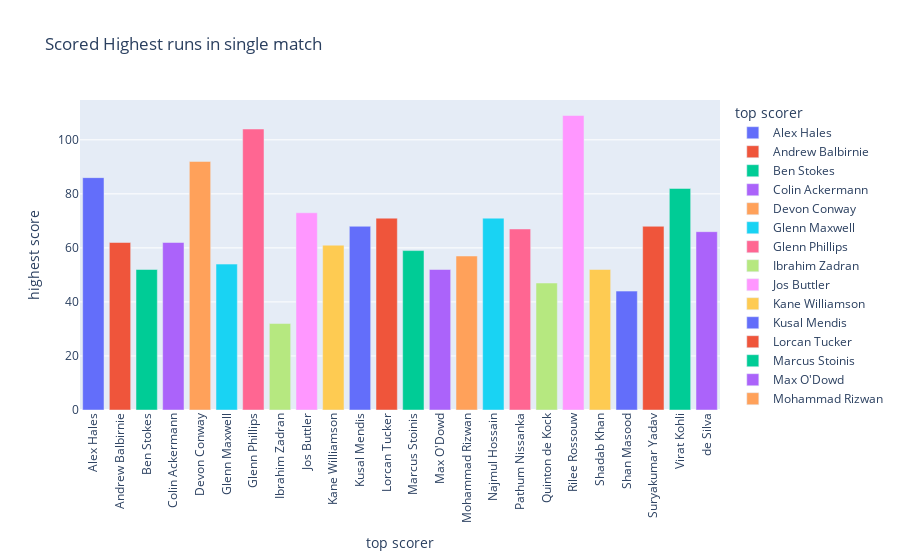

Write notebook code for a chart like this one.
### Code cell
plt.figure(figsize=(15,7))

fig=px.bar(df_win, x="top scorer",y="highest score", color="top scorer", title="Scored Highest runs in single match")
fig.update_xaxes(tickangle=-90)
fig.show()

### Figure 1 — Plotly figure (JSON) as saved in the notebook; plotly's stock layout.template omitted (floating-point values rounded to 4 significant figures)
{"data": [{"alignmentgroup": "True", "hovertemplate": "top scorer=%{x}<br>highest score=%{y}<extra></extra>", "legendgroup": "Alex Hales", "marker": {"color": "#636efa", "pattern": {"shape": ""}}, "name": "Alex Hales", "offsetgroup": "Alex Hales", "orientation": "v", "showlegend": true, "textposition": "auto", "type": "bar", "x": ["Alex Hales"], "xaxis": "x", "y": [86], "yaxis": "y"}, {"alignmentgroup": "True", "hovertemplate": "top scorer=%{x}<br>highest score=%{y}<extra></extra>", "legendgroup": "Andrew Balbirnie", "marker": {"color": "#EF553B", "pattern": {"shape": ""}}, "name": "Andrew Balbirnie", "offsetgroup": "Andrew Balbirnie", "orientation": "v", "showlegend": true, "textposition": "auto", "type": "bar", "x": ["Andrew Balbirnie"], "xaxis": "x", "y": [62], "yaxis": "y"}, {"alignmentgroup": "True", "hovertemplate": "top scorer=%{x}<br>highest score=%{y}<extra></extra>", "legendgroup": "Ben Stokes", "marker": {"color": "#00cc96", "pattern": {"shape": ""}}, "name": "Ben Stokes", "offsetgroup": "Ben Stokes", "orientation": "v", "showlegend": true, "textposition": "auto", "type": "bar", "x": ["Ben Stokes"], "xaxis": "x", "y": [52], "yaxis": "y"}, {"alignmentgroup": "True", "hovertemplate": "top scorer=%{x}<br>highest score=%{y}<extra></extra>", "legendgroup": "Colin Ackermann", "marker": {"color": "#ab63fa", "pattern": {"shape": ""}}, "name": "Colin Ackermann", "offsetgroup": "Colin Ackermann", "orientation": "v", "showlegend": true, "textposition": "auto", "type": "bar", "x": ["Colin Ackermann"], "xaxis": "x", "y": [62], "yaxis": "y"}, {"alignmentgroup": "True", "hovertemplate": "top scorer=%{x}<br>highest score=%{y}<extra></extra>", "legendgroup": "Devon Conway", "marker": {"color": "#FFA15A", "pattern": {"shape": ""}}, "name": "Devon Conway", "offsetgroup": "Devon Conway", "orientation": "v", "showlegend": true, "textposition": "auto", "type": "bar", "x": ["Devon Conway"], "xaxis": "x", "y": [92], "yaxis": "y"}, {"alignmentgroup": "True", "hovertemplate": "top scorer=%{x}<br>highest score=%{y}<extra></extra>", "legendgroup": "Glenn Maxwell", "marker": {"color": "#19d3f3", "pattern": {"shape": ""}}, "name": "Glenn Maxwell", "offsetgroup": "Glenn Maxwell", "orientation": "v", "showlegend": true, "textposition": "auto", "type": "bar", "x": ["Glenn Maxwell"], "xaxis": "x", "y": [54], "yaxis": "y"}, {"alignmentgroup": "True", "hovertemplate": "top scorer=%{x}<br>highest score=%{y}<extra></extra>", "legendgroup": "Glenn Phillips", "marker": {"color": "#FF6692", "pattern": {"shape": ""}}, "name": "Glenn Phillips", "offsetgroup": "Glenn Phillips", "orientation": "v", "showlegend": true, "textposition": "auto", "type": "bar", "x": ["Glenn Phillips"], "xaxis": "x", "y": [104], "yaxis": "y"}, {"alignmentgroup": "True", "hovertemplate": "top scorer=%{x}<br>highest score=%{y}<extra></extra>", "legendgroup": "Ibrahim Zadran", "marker": {"color": "#B6E880", "pattern": {"shape": ""}}, "name": "Ibrahim Zadran", "offsetgroup": "Ibrahim Zadran", "orientation": "v", "showlegend": true, "textposition": "auto", "type": "bar", "x": ["Ibrahim Zadran"], "xaxis": "x", "y": [32], "yaxis": "y"}, {"alignmentgroup": "True", "hovertemplate": "top scorer=%{x}<br>highest score=%{y}<extra></extra>", "legendgroup": "Jos Buttler", "marker": {"color": "#FF97FF", "pattern": {"shape": ""}}, "name": "Jos Buttler", "offsetgroup": "Jos Buttler", "orientation": "v", "showlegend": true, "textposition": "auto", "type": "bar", "x": ["Jos Buttler"], "xaxis": "x", "y": [73], "yaxis": "y"}, {"alignmentgroup": "True", "hovertemplate": "top scorer=%{x}<br>highest score=%{y}<extra></extra>", "legendgroup": "Kane Williamson", "marker": {"color": "#FECB52", "pattern": {"shape": ""}}, "name": "Kane Williamson", "offsetgroup": "Kane Williamson", "orientation": "v", "showlegend": true, "textposition": "auto", "type": "bar", "x": ["Kane Williamson"], "xaxis": "x", "y": [61], "yaxis": "y"}, {"alignmentgroup": "True", "hovertemplate": "top scorer=%{x}<br>highest score=%{y}<extra></extra>", "legendgroup": "Kusal Mendis", "marker": {"color": "#636efa", "pattern": {"shape": ""}}, "name": "Kusal Mendis", "offsetgroup": "Kusal Mendis", "orientation": "v", "showlegend": true, "textposition": "auto", "type": "bar", "x": ["Kusal Mendis"], "xaxis": "x", "y": [68], "yaxis": "y"}, {"alignmentgroup": "True", "hovertemplate": "top scorer=%{x}<br>highest score=%{y}<extra></extra>", "legendgroup": "Lorcan Tucker", "marker": {"color": "#EF553B", "pattern": {"shape": ""}}, "name": "Lorcan Tucker", "offsetgroup": "Lorcan Tucker", "orientation": "v", "showlegend": true, "textposition": "auto", "type": "bar", "x": ["Lorcan Tucker"], "xaxis": "x", "y": [71], "yaxis": "y"}, {"alignmentgroup": "True", "hovertemplate": "top scorer=%{x}<br>highest score=%{y}<extra></extra>", "legendgroup": "Marcus Stoinis", "marker": {"color": "#00cc96", "pattern": {"shape": ""}}, "name": "Marcus Stoinis", "offsetgroup": "Marcus Stoinis", "orientation": "v", "showlegend": true, "textposition": "auto", "type": "bar", "x": ["Marcus Stoinis"], "xaxis": "x", "y": [59], "yaxis": "y"}, {"alignmentgroup": "True", "hovertemplate": "top scorer=%{x}<br>highest score=%{y}<extra></extra>", "legendgroup": "Max O'Dowd", "marker": {"color": "#ab63fa", "pattern": {"shape": ""}}, "name": "Max O'Dowd", "offsetgroup": "Max O'Dowd", "orientation": "v", "showlegend": true, "textposition": "auto", "type": "bar", "x": ["Max O'Dowd"], "xaxis": "x", "y": [52], "yaxis": "y"}, {"alignmentgroup": "True", "hovertemplate": "top scorer=%{x}<br>highest score=%{y}<extra></extra>", "legendgroup": "Mohammad Rizwan", "marker": {"color": "#FFA15A", "pattern": {"shape": ""}}, "name": "Mohammad Rizwan", "offsetgroup": "Mohammad Rizwan", "orientation": "v", "showlegend": true, "textposition": "auto", "type": "bar", "x": ["Mohammad Rizwan"], "xaxis": "x", "y": [57], "yaxis": "y"}, {"alignmentgroup": "True", "hovertemplate": "top scorer=%{x}<br>highest score=%{y}<extra></extra>", "legendgroup": "Najmul Hossain", "marker": {"color": "#19d3f3", "pattern": {"shape": ""}}, "name": "Najmul Hossain", "offsetgroup": "Najmul Hossain", "orientation": "v", "showlegend": true, "textposition": "auto", "type": "bar", "x": ["Najmul Hossain"], "xaxis": "x", "y": [71], "yaxis": "y"}, {"alignmentgroup": "True", "hovertemplate": "top scorer=%{x}<br>highest score=%{y}<extra></extra>", "legendgroup": "Pathum Nissanka", "marker": {"color": "#FF6692", "pattern": {"shape": ""}}, "name": "Pathum Nissanka", "offsetgroup": "Pathum Nissanka", "orientation": "v", "showlegend": true, "textposition": "auto", "type": "bar", "x": ["Pathum Nissanka"], "xaxis": "x", "y": [67], "yaxis": "y"}, {"alignmentgroup": "True", "hovertemplate": "top scorer=%{x}<br>highest score=%{y}<extra></extra>", "legendgroup": "Quinton de Kock", "marker": {"color": "#B6E880", "pattern": {"shape": ""}}, "name": "Quinton de Kock", "offsetgroup": "Quinton de Kock", "orientation": "v", "showlegend": true, "textposition": "auto", "type": "bar", "x": ["Quinton de Kock"], "xaxis": "x", "y": [47], "yaxis": "y"}, {"alignmentgroup": "True", "hovertemplate": "top scorer=%{x}<br>highest score=%{y}<extra></extra>", "legendgroup": "Rilee Rossouw", "marker": {"color": "#FF97FF", "pattern": {"shape": ""}}, "name": "Rilee Rossouw", "offsetgroup": "Rilee Rossouw", "orientation": "v", "showlegend": true, "textposition": "auto", "type": "bar", "x": ["Rilee Rossouw"], "xaxis": "x", "y": [109], "yaxis": "y"}, {"alignmentgroup": "True", "hovertemplate": "top scorer=%{x}<br>highest score=%{y}<extra></extra>", "legendgroup": "Shadab Khan", "marker": {"color": "#FECB52", "pattern": {"shape": ""}}, "name": "Shadab Khan", "offsetgroup": "Shadab Khan", "orientation": "v", "showlegend": true, "textposition": "auto", "type": "bar", "x": ["Shadab Khan"], "xaxis": "x", "y": [52], "yaxis": "y"}, {"alignmentgroup": "True", "hovertemplate": "top scorer=%{x}<br>highest score=%{y}<extra></extra>", "legendgroup": "Shan Masood", "marker": {"color": "#636efa", "pattern": {"shape": ""}}, "name": "Shan Masood", "offsetgroup": "Shan Masood", "orientation": "v", "showlegend": true, "textposition": "auto", "type": "bar", "x": ["Shan Masood"], "xaxis": "x", "y": [44], "yaxis": "y"}, {"alignmentgroup": "True", "hovertemplate": "top scorer=%{x}<br>highest score=%{y}<extra></extra>", "legendgroup": "Suryakumar Yadav", "marker": {"color": "#EF553B", "pattern": {"shape": ""}}, "name": "Suryakumar Yadav", "offsetgroup": "Suryakumar Yadav", "orientation": "v", "showlegend": true, "textposition": "auto", "type": "bar", "x": ["Suryakumar Yadav"], "xaxis": "x", "y": [68], "yaxis": "y"}, {"alignmentgroup": "True", "hovertemplate": "top scorer=%{x}<br>highest score=%{y}<extra></extra>", "legendgroup": "Virat Kohli", "marker": {"color": "#00cc96", "pattern": {"shape": ""}}, "name": "Virat Kohli", "offsetgroup": "Virat Kohli", "orientation": "v", "showlegend": true, "textposition": "auto", "type": "bar", "x": ["Virat Kohli"], "xaxis": "x", "y": [82], "yaxis": "y"}, {"alignmentgroup": "True", "hovertemplate": "top scorer=%{x}<br>highest score=%{y}<extra></extra>", "legendgroup": "de Silva", "marker": {"color": "#ab63fa", "pattern": {"shape": ""}}, "name": "de Silva", "offsetgroup": "de Silva", "orientation": "v", "showlegend": true, "textposition": "auto", "type": "bar", "x": ["de Silva"], "xaxis": "x", "y": [66], "yaxis": "y"}], "layout": {"barmode": "relative", "legend": {"title": {"text": "top scorer"}, "tracegroupgap": 0}, "title": {"text": "Scored Highest runs in single match"}, "xaxis": {"anchor": "y", "categoryarray": ["Alex Hales", "Andrew Balbirnie", "Ben Stokes", "Colin Ackermann", "Devon Conway", "Glenn Maxwell", "Glenn Phillips", "Ibrahim Zadran", "Jos Buttler", "Kane Williamson", "Kusal Mendis", "Lorcan Tucker", "Marcus Stoinis", "Max O'Dowd", "Mohammad Rizwan", "Najmul Hossain", "Pathum Nissanka", "Quinton de Kock", "Rilee Rossouw", "Shadab Khan", "Shan Masood", "Suryakumar Yadav", "Virat Kohli", "de Silva"], "categoryorder": "array", "domain": [0, 1], "tickangle": -90, "title": {"text": "top scorer"}}, "yaxis": {"anchor": "x", "domain": [0, 1], "title": {"text": "highest score"}}}}
